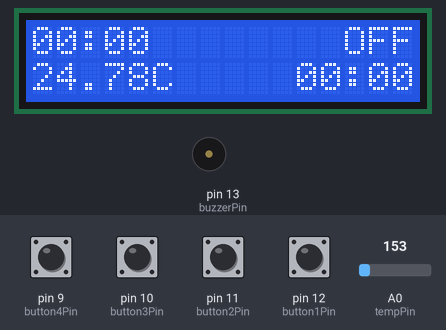
The sketch below on a simulated Arduino Uno, built with avr-gcc and run on an emulated ATmega328P. Parts: 16×2 character LCD, buzzer (waves = sounding). The inputs (shaded band) are chosen by the test bench; at power-on: pin 9 (button4Pin), pin 10 (button3Pin), pin 11 (button2Pin), pin 12 (button1Pin) LOW, A0 (tempPin) = 153.

Above: at 1.2 s.
1.3 s: pin 11 (button2Pin) pulled HIGH for 0.15 s
At 2.4 s:
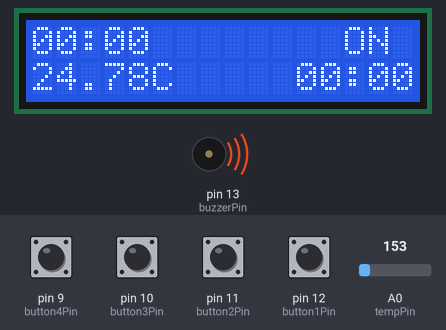
5.0 s: pin 10 (button3Pin) pulled HIGH for 0.15 s
At 5.9 s:
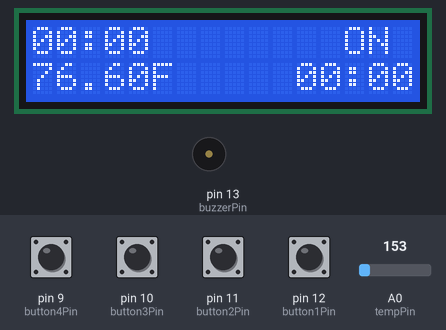
8.0 s: pin 12 (button1Pin) pulled HIGH for 0.15 s
At 9.4 s:
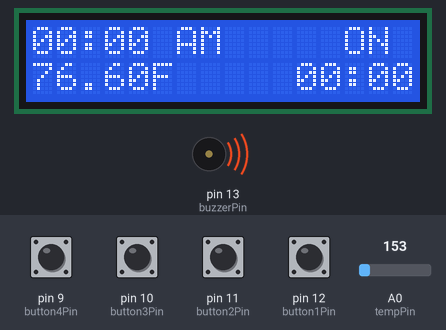
12.0 s: pin 10 (button3Pin) pulled HIGH for 1 s
At 13.4 s:
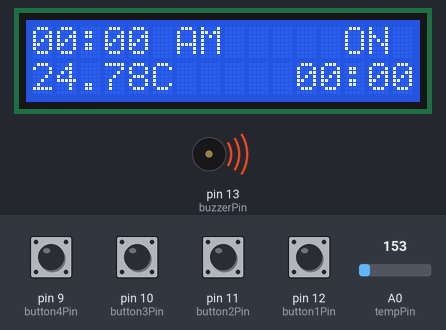
16.0 s: pin 11 (button2Pin) pulled HIGH for 1 s
At 19.1 s:
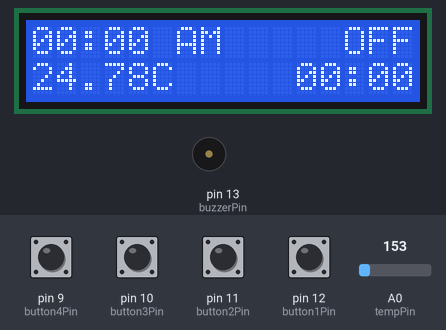
19.5 s: pin 10 (button3Pin) pulled HIGH for 0.15 s
At 20.4 s:
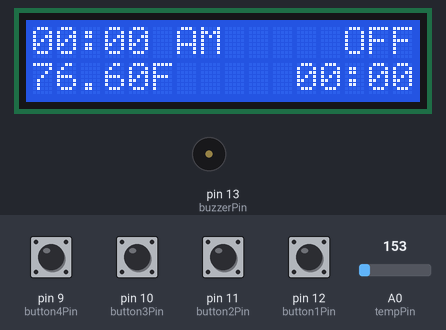
Timing chart, 0 to 22.5 s (numbered marks = the images above; inputs shaded):
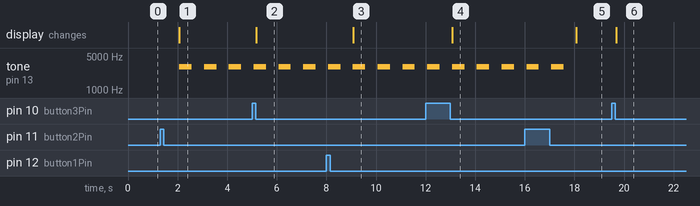

The sketch:

DigitalAlarmClock.ino
```cpp
#include <LiquidCrystal.h>

LiquidCrystal lcd(7,6,5,4,3,2);

//button pin, state variables
int button1Pin = 12;
long button1Timer = 0;
long button1LongPressTime = 3000;
boolean button1Active = false;
boolean button1LongPressActive = false;

int button2Pin = 11;
long button2Timer = 0;
long button2LongPressTime = 3000;
boolean button2Active = false;
boolean button2LongPressActive = false;

int button3Pin = 10;
long button3Timer = 0;
boolean button3Active = false;

int button4Pin = 9;
long button4Timer = 0;
boolean button4Active = false;

//buzzer and sensor pin, sensor values
int buzzerPin = 13;

int tempPin = A0;
float tempRead,tempVal;

//default modes
bool isCelcius = true;
bool is24HourFormat = true;
bool isAlarmOff = true;

bool isInClockSetup = false;
int clockSetupMode = 0; //0 = min, 1 = hour

bool isInAlarmSetup = false;
int alarmSetupMode = 0; //0 = min, 1 = hour

//default clock and alarm
int second = 0,minute = 0,hour = 0;
int alarmMinute = 0, alarmHour = 0;

void setup()
{
	Serial.begin(9600);
	lcd.begin(16, 2);
	lcd.clear();

	pinMode(button1Pin,INPUT);
	pinMode(button2Pin,INPUT);
	pinMode(button3Pin,INPUT);
	pinMode(button4Pin,INPUT);

	//setting up timer1 for 1 second interrupt
	noInterrupts();

	TCCR1A = 0;
	TCCR1B = 0;
	TCNT1 = 0;
	OCR1A = 15624;
	TCCR1B |= (1<<WGM12);
	TCCR1B |= (1<<CS12) | (1<<CS10);
	TIMSK1 |= (1<<OCIE1A);

	interrupts();
}

void loop(){
	handleButton1();
	handleButton2();
	handleButton3();
	handleButton4();
	delay(100); //only used to stabilize Tinkercad system, otherwise simulator time cannot keep up
}

//Timer ISR generated every second
ISR(TIMER1_COMPA_vect){
	if(isInClockSetup == false && isInAlarmSetup == false){
		updateClock();
		calculateTemperature();
		alarmTime();
		alarmIndicator();
	}
}

//Alarm setup functions
void setupAlarm(){
	if(alarmSetupMode == 0){
		setupAlarmMinute();
	}
	else if(alarmSetupMode == 1){
		setupAlarmHour();
	}
}

void setupAlarmMinute(){
	alarmMinute++;
		if(alarmMinute == 60){
			alarmMinute = 0;
		}
	lcd.setCursor(14,1);
		if(alarmMinute < 10){
			 lcd.print(0);
		}
	lcd.print(alarmMinute);
}

void setupAlarmHour(){
	 alarmHour++;
		if(alarmHour == 24){
			hour = 0;
		}
	lcd.setCursor(11,1);
		if(alarmHour < 10){
			 lcd.print(0);
		}
	lcd.print(alarmHour);
}

//Clock setup functions
void setupClock(){
	if(clockSetupMode == 0){
		setupClockMinute();
	}
	else if(clockSetupMode == 1){
		setupClockHour();
	}
}

void setupClockMinute(){
	minute++;
		if(minute == 60){
			minute = 0;
		}
	lcd.setCursor(3,0);
		if(minute < 10){
			 lcd.print(0);
		}
	lcd.print(minute);
}

void setupClockHour(){
	 hour++;
		if(hour == 24){
			hour = 0;
		}
	lcd.setCursor(0,0);
		if(hour < 10){
			 lcd.print(0);
		}
	lcd.print(hour);
}

void updateClock(){
	second++;
	if(second == 60){
		second = 0;
		minute++;
		if(minute == 60){
			minute = 0;
			hour++;
			if(hour == 24){
				hour = 0;
			}
		}
	}
	printClock();
}

void printClock(){
	lcd.setCursor(0,0);
	lcd.print("                ");
	lcd.setCursor(0,0);
	if(hour < 10){
		lcd.print(0);
	}
	int formattedHour = hour;
	if(!is24HourFormat){
		if(hour>12){
			formattedHour = hour-12;
		}
	}

	lcd.print(formattedHour);
	lcd.setCursor(2,0);
	lcd.print(":");
	lcd.setCursor(3,0);
	if(minute < 10){
		lcd.print(0);
	}
	lcd.print(minute);
	if(!is24HourFormat){
		bool isAM = hour<12 ? true : false;
		lcd.setCursor(6,0);
		lcd.print(isAM ? "AM" : "PM");
	}
}

//Temperature functions
/*Getting analog read to voltage, converting from 10 mv
	per degree with 500 mV offset, then converting to
	Fahrenheit if desired.
*/
void calculateTemperature(){
	tempRead = analogRead(tempPin);
	tempVal = (tempRead*5/1023);
	tempVal = (tempVal-0.5)*100;
	if(!isCelcius){
		tempVal = (tempVal*9/5)+32;
	}
	updateTemperature();
}

void updateTemperature(){
	lcd.setCursor(0,1);
	lcd.print(tempVal);
	lcd.setCursor(5,1);
	if(isCelcius){
		lcd.print("C");
	} else{
		lcd.print("F");
	}
}

//Alarm functions
void alarmIndicator(){
	lcd.setCursor(13,0);
	if(isAlarmOff){
		lcd.print("OFF");
	} else{
		lcd.print("ON");
	}
}

void alarmTime(){
	lcd.setCursor(11,1);
	if(alarmHour < 10){
		lcd.print(0);
	}
	lcd.print(alarmHour);
	lcd.setCursor(13,1);
	lcd.print(":");
	lcd.setCursor(14,1);
	if(alarmMinute < 10){
		lcd.print(0);
	}
	lcd.print(alarmMinute);
	if(alarmHour == hour && alarmMinute == minute && isAlarmOff == false){
		tone(buzzerPin,3000,500);
		delay(700);
	}
}

void alarmSnooze(){
	if(isAlarmOff == false){;
		if(alarmMinute < 55){
			alarmMinute = alarmMinute + 5;
		}
		else if(alarmMinute >= 55){
			alarmHour = hour +1;
			alarmMinute =  abs(alarmMinute-60);
		}
	}
}

//Button handles for short, long presses
void handleButton1(){
	if (digitalRead(button1Pin) == HIGH) {
		if (button1Active == false) {
			button1Active = true;
			button1Timer = millis();
		}
		if ((millis() - button1Timer > button1LongPressTime) && (button1LongPressActive == false)) {
			button1LongPressActive = true;
			//but1 long press
			isInClockSetup = !isInClockSetup;
			lcd.setCursor(6,0);
			lcd.print("C.Set");
		}
	} else {
		if (button1Active == true) {
			if (button1LongPressActive == true) {
				button1LongPressActive = false;
			} else {
				if(isInClockSetup){
					if(clockSetupMode == 0){
						clockSetupMode = 1;
					}
					else if(clockSetupMode == 1){
						clockSetupMode = 0;
						isInClockSetup = false;
						second = 0; //When clock is set, second return to zero
					}
				} else{
						is24HourFormat = !is24HourFormat;
				}
			}
			button1Active = false;
		}
	}
}

void handleButton2(){
	if (digitalRead(button2Pin) == HIGH) {
		if (button2Active == false) {
			button2Active = true;
			button2Timer = millis();
		}
		if ((millis() - button2Timer > button2LongPressTime) && (button2LongPressActive == false)) {
			button2LongPressActive = true;
			//long but2 press
			isInAlarmSetup = !isInAlarmSetup;
			lcd.setCursor(6,0);
			lcd.print("A.Set");
		}
	} else {
		if (button2Active == true) {
			if (button2LongPressActive == true) {
				button2LongPressActive = false;
			} else {
				if(isInAlarmSetup){
					if(alarmSetupMode == 0){
						alarmSetupMode = 1;
					}
					else if(alarmSetupMode == 1){
						alarmSetupMode = 0;
						isInAlarmSetup = false;
						second = 0; //When alarm is set, second return to zero
					}
				} else{
						isAlarmOff = !isAlarmOff;
				}
			}
			button2Active = false;
		}
	}
}

void handleButton3(){
		 if (digitalRead(button3Pin) == HIGH) {
		if (button3Active == false) {
			button3Active = true;
		}
	} else{
		if (button3Active == true) {
			if(isInClockSetup == false && isInAlarmSetup ==false){
				isCelcius = !isCelcius;
				calculateTemperature();
			}
			else if(isInClockSetup == true && isInAlarmSetup == false){
				setupClock();
			}
			else if(isInAlarmSetup == true && isInClockSetup == false){
				setupAlarm();
			}
			button3Active = false;
		}
	}
}


void handleButton4(){
	if (digitalRead(button4Pin) == HIGH) {
		if (button4Active == false) {
			button4Active = true;
		}
	} else{
		if (button4Active == true) {
			alarmSnooze();
			button4Active = false;
		}
	}
}
```

Measured:
- after the input at 1.3 s, tone on pin 13 (buzzerPin): alternates 3000 Hz for 0.50 s and silent for 0.50 s, starting after 0.77 s; the display: changes after 0.78 s (image 1)
- after the input at 5.0 s, the display: changes after 0.18 s (image 2)
- after the input at 8.0 s, the display: changes after 1.1 s (image 3)
- after the input at 12.0 s, the display: changes after 1.1 s (image 4)
- after the input at 16.0 s, tone on pin 13 (buzzerPin): goes on until 17.6 s, then stays silent; the display: changes after 2.1 s (image 5)
- after the input at 19.5 s, the display: changes after 0.19 s (image 6)
